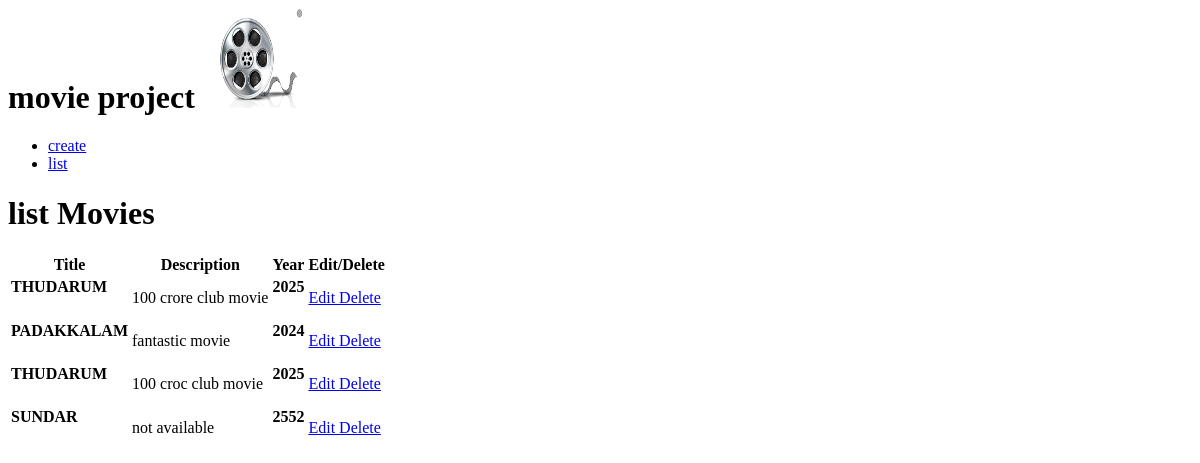
The page /list/ on the database as committed earlier.
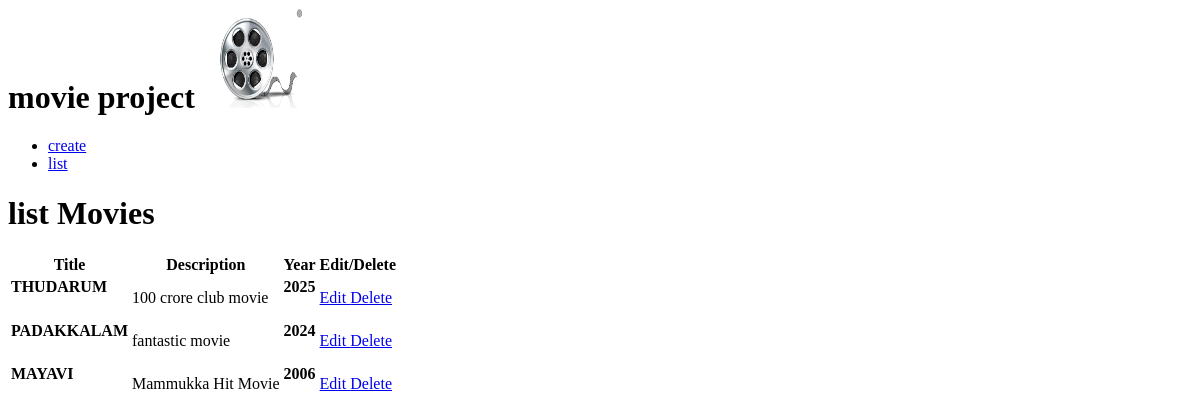
The same page on the database as committed later.
### movies/models.py (models this page shows)
class MovieInfo (models.Model):
    title=models.CharField(max_length=250)
    year=models.IntegerField(null=True)
    desc=models.TextField()

### movies/views.py (the view)
# urls.py: path('list/',views.list,name='list'),
def list(request):
    movie_data = MovieInfo.objects.all()
    print(movie_data)
    return render(request,'list.html',{'movie_list':movie_data})

### templates/list.html (shortened to what this page needs)
{% extends 'blank.html' %}
{% load static %}
{% block content %}
<h1>list Movies</h1>
<table>
    <tr>
        <th>Title </th>
        <th>Description </th>
        <th>Year </th>
        <th>Edit/Delete</th>
    </tr>
{% for movie_obj in movie_list %}
<tr>
<td><h4>{{movie_obj.title | upper}}</h4></td>
<td><p>{{movie_obj.desc | default:"not available"}}</p></td>
<td><h4>{{movie_obj.year}}</h4></td>
<td><a href="{% url 'edit' movie_obj.id %}">Edit </a><a href="{% url 'delete' movie_obj.id %}">Delete</a></td>
</tr>
{% endfor %}
{% endblock %}

### templates/blank.html
{% load static %}
<h1>movie project
    <img width="100px" height="100px" src="{% static 'images/logo.png' %}" alt="">
</h1>
{% include 'main.html' %}
{% block content %}
{% endblock %}

### templates/main.html
<ul>
    <li><a href="{% url 'create' %}">create</a></li>
    <li><a href="{% url 'list' %}">list</a></li>
</ul>

Rows that differ between the two databases and show on the page:
removed MovieInfo: title "THUDARUM", desc "100 croc club movie", year "2025"
removed MovieInfo: title "SUNDAR", desc "not available", year "2552"
added MovieInfo: title "MAYAVI", desc "Mammukka Hit Movie", year "2006"
